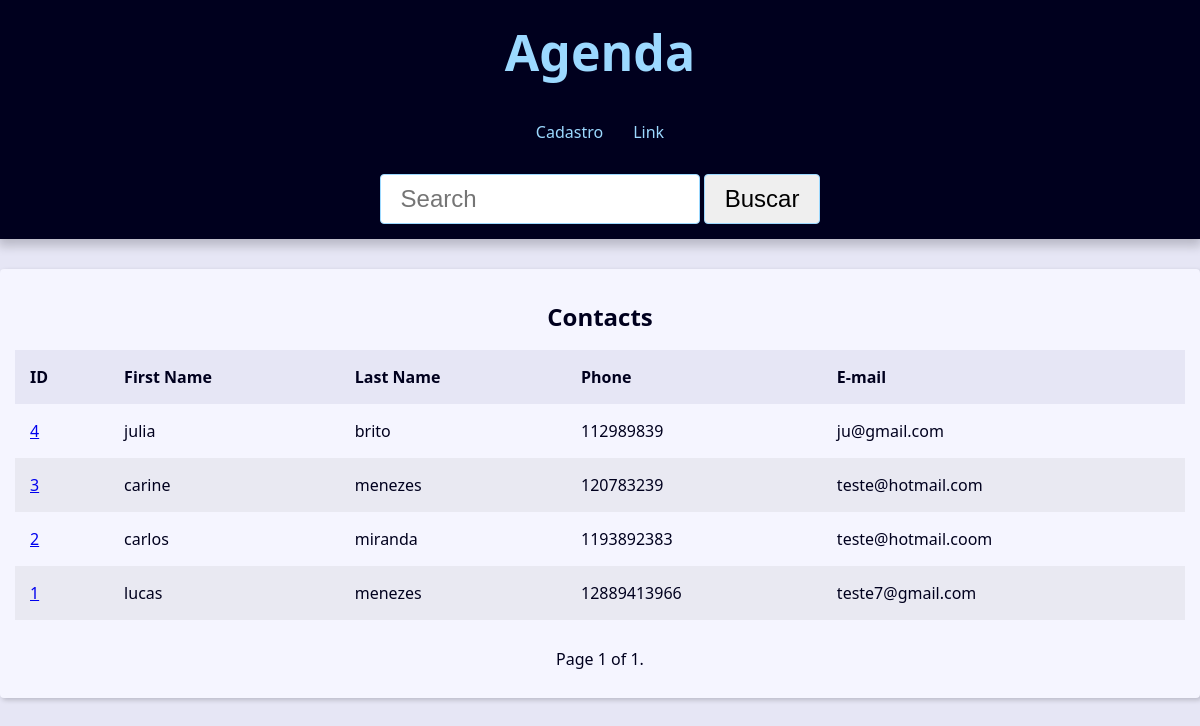
Before: /?page=2 with the older database file.
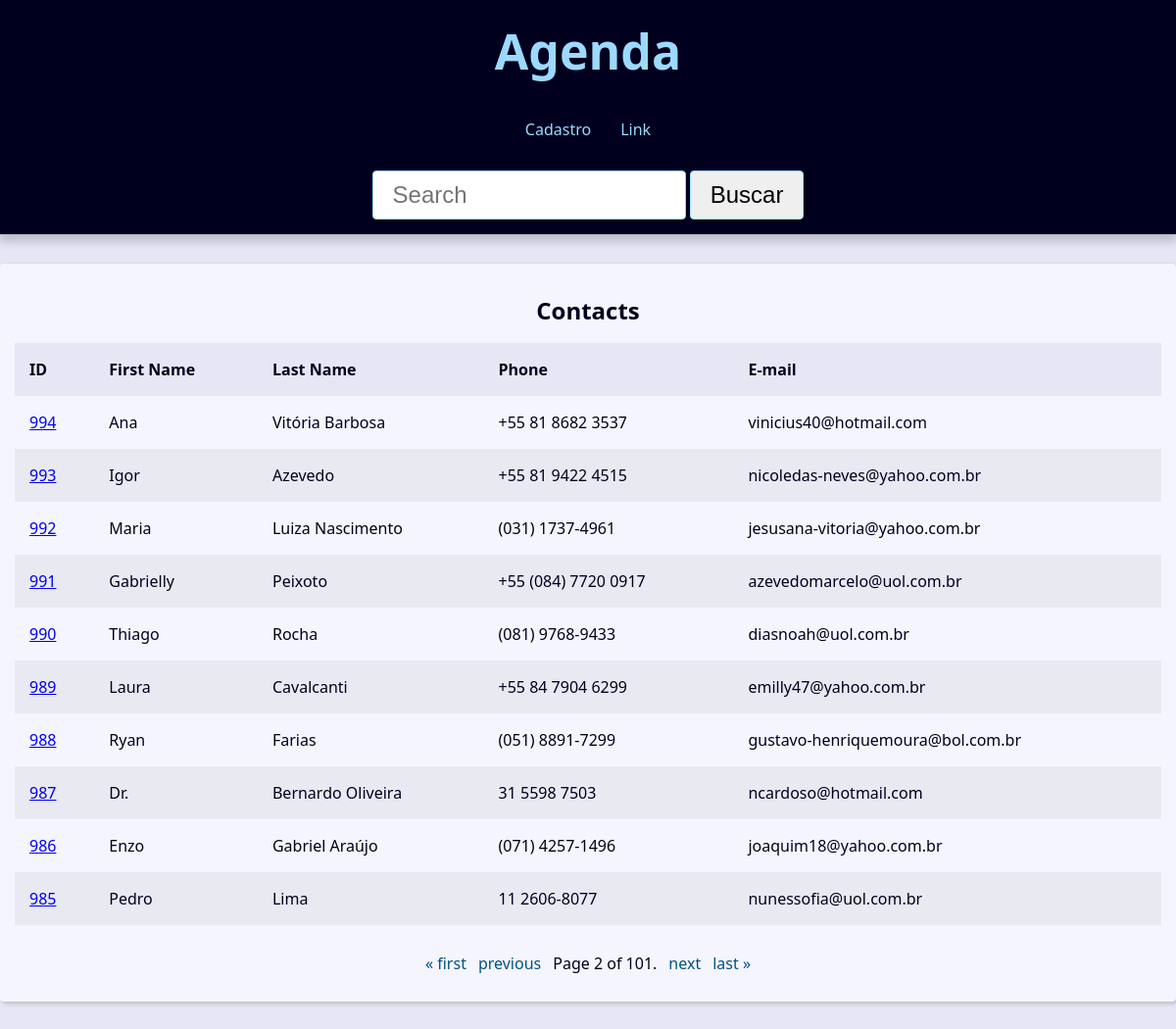
After: the same page with the newer database file.
### contact/models.py (models this page shows, shortened)
class Contact(models.Model):
    first_name = models.CharField(max_length=50)
    last_name = models.CharField(max_length=50, blank=True)
    phone = models.CharField(max_length=50)
    email = models.EmailField(max_length=254, blank=True)
    created_date = models.DateTimeField(default=timezone.now)
    description = models.TextField(blank=True)
    show = models.BooleanField(default=True)
    picture = models.ImageField(blank=True, upload_to='pictures/%Y/%M/%D/')
    category = models.ForeignKey(Category, on_delete=models.SET_NULL, null=True, blank=True)
    owner = models.ForeignKey(User, on_delete=models.SET_NULL, null=True, blank=True)

### contact/views/contact_views.py (the view)
# urls.py: path('', views.index, name='index'),
def index(request):
    contacts = Contact.objects\
        .filter(show=True)\
        .order_by('-id')
    paginator = Paginator(contacts, 10)
    page_number = request.GET.get("page")
    page_obj = paginator.get_page(page_number)
    context={
        'page_obj': page_obj,
        'contacts': contacts,
    }
    return render(
        request,
        'contact/index.html',
        context
    )

### contact/templates/contact/index.html
{% extends 'global/base.html' %}
{% block content%}
{% if page_obj %}
    <div class='responsive-table'>
        <table class='contacts-table'>
            <caption class='table-caption'>
                Contacts
            </caption>
            <thead>
                <tr class='table-row table-row-header'>
                    <th class='table-header'>ID</th>
                    <th class='table-header'>First Name</th>
                    <th class='table-header'>Last Name</th>
                    <th class='table-header'>Phone</th>
                    <th class='table-header'>E-mail</th>
            </thead>
            <tbody>
                {% for contact in page_obj %}
                    <tr class='table-row'>
                        <td class='table-cel'>
                            <a class='table=link'
                               href="{% url "contact:contact" contact.id %}">
                                {{contact.id}}
                            </a>
                        </td>
                        <td class='table-cel'>
                            {{contact.first_name}}
                        </td>
                        <td class='table-cel'>
                            {{contact.last_name}}
                        </td>
                        <td class='table-cel'>
                            {{contact.phone}}
                        </td>
                        <td class='table-cel'>
                            {{contact.email}}
                        </td>
                {% endfor %}
            </tbody>
        </table>
    </div>
    {% else %}
    <div class="single-contact">
      <h1 class="single-contact-name">
        Nenhum contato encontrado.
      </h1>
    </div>
  {% endif %}
{% endblock content%}

Changed rows visible on the page:
no longer on this page (row unchanged): Contact: id "4", first_name "julia", last_name "brito", phone "112989839", email "ju@gmail.com"
no longer on this page (row unchanged): Contact: id "3", first_name "carine", last_name "menezes", phone "120783239", email "teste@hotmail.com"
no longer on this page (row unchanged): Contact: id "2", first_name "carlos", last_name "miranda", phone "1193892383", email "teste@hotmail.coom"
no longer on this page (row unchanged): Contact: id "1", first_name "lucas", last_name "menezes", phone "12889413966", email "teste7@gmail.com"
added Contact: id "994", first_name "Ana", last_name "Vitória Barbosa", phone "+55 81 8682 3537", email "vinicius40@hotmail.com"
added Contact: id "993", first_name "Igor", last_name "Azevedo", phone "+55 81 9422 4515", email "nicoledas-neves@yahoo.com.br"
added Contact: id "992", first_name "Maria", last_name "Luiza Nascimento", phone "(031) 1737-4961", email "jesusana-vitoria@yahoo.com.br"
added Contact: id "991", first_name "Gabrielly", last_name "Peixoto", phone "+55 (084) 7720 0917", email "azevedomarcelo@uol.com.br"
added Contact: id "990", first_name "Thiago", last_name "Rocha", phone "(081) 9768-9433", email "diasnoah@uol.com.br"
added Contact: id "989", first_name "Laura", last_name "Cavalcanti", phone "+55 84 7904 6299", email "emilly47@yahoo.com.br"
added Contact: id "988", first_name "Ryan", last_name "Farias", phone "(051) 8891-7299", email "gustavo-henriquemoura@bol.com.br"
added Contact: id "987", first_name "Dr.", last_name "Bernardo Oliveira", phone "31 5598 7503", email "ncardoso@hotmail.com"
added Contact: id "986", first_name "Enzo", last_name "Gabriel Araújo", phone "(071) 4257-1496", email "joaquim18@yahoo.com.br"
added Contact: id "985", first_name "Pedro", last_name "Lima", phone "11 2606-8077", email "nunessofia@uol.com.br"
Other visible differences:
{{ page_obj.number }}: "1" → "2"
{{ page_obj.paginator.num_pages }}: "1" → "101"
text now shown: "« first previous next last »"
